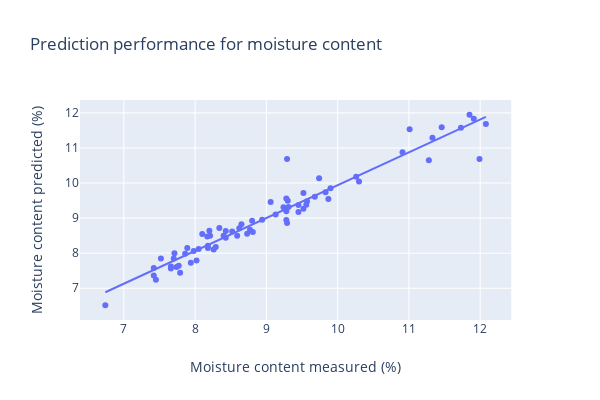

The code cell stored with this chart in its notebook:
### Markdown cell above
N comp:  8
N Wave:  (61, 1557)
R2CV:  0.5939325994237918
RMSECV:  1.3943854493739196
RMSE test:  0.9555725944907429
Pour comparaison
R2:  0.9601450346801992
RMSE:  0.4269041661179395

N comp:  8
N Wave:  (61, 834)
R2CV:  0.7636180340543433
RMSECV:  1.0638758478878196
RMSE test:  1.1163376357727033
Pour comparaison
R2:  0.9481809490938835
RMSE:  0.4867813182527165


N comp:  8
N Wave:  (61, 451)
R2CV:  0.871522426990227
RMSECV:  0.7843274983059583
RMSE test:  1.219853579808185
Pour comparaison
R2:  0.9425251429922483
RMSE:  0.5126584557769873

N comp:  8
N Wave:  (61, 266)
R2CV:  0.9065056539276471
RMSECV:  0.6690775434381815
RMSE test:  1.3334568143371728
Pour comparaison
R2:  0.9311674591083842
RMSE:  0.5610299884582348

N comp:  8
N Wave:  (61, 166)
R2CV:  0.9286408034597077
RMSECV:  0.5845326242688962
RMSE test:  1.5192462430086022
Pour comparaison
R2:  0.9131072934333112
RMSE:  0.6303486655737617

N comp:  8
N Wave:  (61, 106)
R2CV:  0.9347812779145526
RMSECV:  0.5588174020339821
RMSE test:  1.567993871893588
Pour comparaison
R2:  0.9066753287000472
RMSE:  0.6532620204360127

N comp:  8
N Wave:  (61, 75)
R2CV:  0.9383467848889131
RMSECV:  0.5433274463853454
RMSE test:  1.7026678886032511
Pour comparaison
R2:  0.8895367648789453
RMSE:  0.710719210413216

### Code cell
import plotly.express as px

df_pred = pd.DataFrame()
df_pred['y'] = y['Umidade'].values
df_pred['y_pred'] = y_pred
fig = px.scatter(df_pred, x="y", y="y_pred", trendline="ols", title="Prediction performance for moisture content ",
                 labels={
                     "y": "Moisture content measured (%)",
                     "y_pred": "Moisture content predicted (%)",

                 },width=600, height=400)
fig.show()
